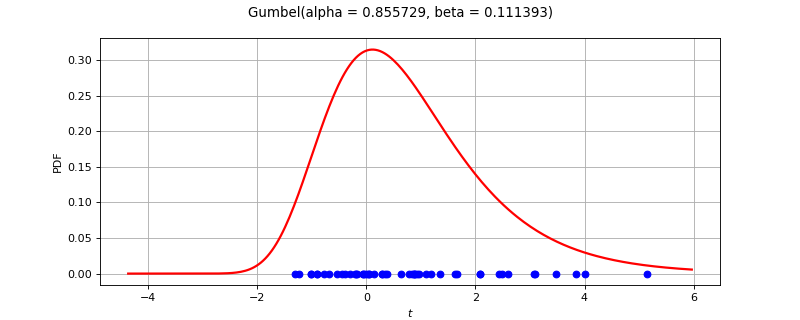

Source code (Python):
import openturns as ot
from matplotlib import pyplot as plt
from openturns.viewer import View
ot.RandomGenerator.SetSeed(0)
factory = ot.GumbelFactory()
ref = factory.build()
dimension = ref.getDimension()
if dimension <= 2:
    sample = ref.getSample(50)
    distribution = factory.build(sample)
    if dimension == 1:
        distribution.setDescription(['$t$'])
        pdf_graph = distribution.drawPDF(256)
        cloud = ot.Cloud(sample, ot.Sample(sample.getSize(), 1))
        cloud.setColor('blue')
        cloud.setPointStyle('fcircle')
        pdf_graph.add(cloud)
        fig = plt.figure(figsize=(10, 4))
        plt.suptitle(str(distribution))
        pdf_axis = fig.add_subplot(111)
        View(pdf_graph, figure=fig, axes=[pdf_axis], add_legend=False)
    else:
        sample = ref.getSample(500)
        distribution.setDescription(['$t_0$', '$t_1$'])
        pdf_graph = distribution.drawPDF([256]*2)
        cloud = ot.Cloud(sample)
        cloud.setColor('red')
        cloud.setPointStyle('fcircle')
        pdf_graph.add(cloud)
        fig = plt.figure(figsize=(10, 4))
        plt.suptitle(str(distribution))
        pdf_axis = fig.add_subplot(111)
        View(pdf_graph, figure=fig, axes=[pdf_axis], add_legend=False, square_axes=True)
